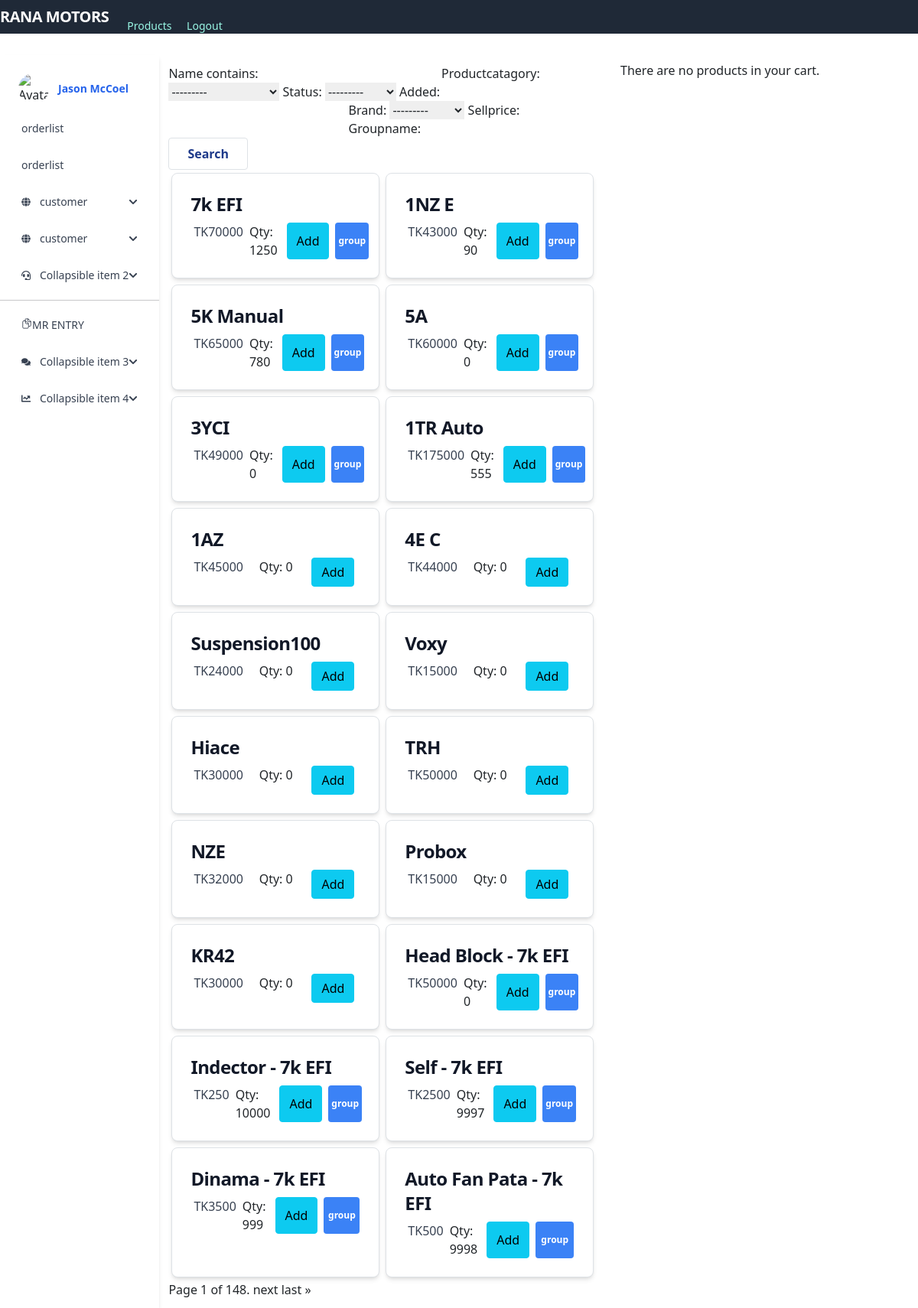
Screenshot of / (signed in) with the database file from the repository.
### core/models.py (models this page shows, shortened)
class Product(models.Model):
    CATEGORY = (
			('uttara', 'uttara'),
			('badda', 'badda'),
			)
    PRODUCT = (
			('exchange', 'exchange'),
			('public', 'public'),
			)
    name = models.TextField(max_length=200,null=True)
    productcatagory= models.CharField(max_length=200,null=True)
    status=models.CharField(max_length=10,choices=PRODUCT,default='public',null=True)
    added = models.DateTimeField(auto_now_add=True,null=True)
    brand= models.CharField(max_length=200,null=True)
    price = models.DecimalField(
        decimal_places=0,
        max_digits=10,
        validators=[MinValueValidator(0)],
        null=True
    )
    sellprice = models.PositiveIntegerField(default=0,null=True)
    groupname= models.CharField(max_length=200,null=True)
    quantity = models.PositiveIntegerField(default=0,null=True)

### core/views.py (the view, shortened to what this page needs)
# urls.py: path('', views.cart, name='cart'),
@login_required
def cart(request):
    form = useritem(request.POST or None, request.FILES or None)
    shopcart =UserItem.objects.filter(user=request.user)
    user_products = UserItem.objects.filter(user=request.user)
    total=0
    for gs in user_products:
        total+=gs.price1 * gs.quantity
    outstock=1
    for rs in shopcart:
        product = Product.objects.get(id=rs.product_id)
        if product.quantity < rs.quantity and rs.credit =='noncredit':
                    outstock=0
    products = Product.objects.all()
    myFilter = OrderFilter(request.GET, queryset=products)
    products = myFilter.qs
    paginator = Paginator(products, 20) # Show 25 contacts per page.
    page_number = request.GET.get('page')
    pro = paginator.get_page(page_number)
    context = {'products': products,'myFilter':myFilter,'form':form,'user_products':user_products,'pro':pro,'total':total}
    return render(request, 'core/cart.html', context)

### core/form.py
class useritem(forms.ModelForm):
    class Meta:
        model = Order
        fields = ['customer','left','name','address','paid',"discount","Phone"]
        widgets = {
            'name': forms.TextInput(attrs={'placeholder': 'Name'}),
        }

### core/templates/core/cart.html (shortened to what this page needs)
{% extends 'core/base.html' %}
{% block content %}
{% load static %}
{%load crispy_forms_tags %}
<div class="flex  ">
    <div class="h-ful shadow-md bg-white  " id="sidenavSecExample">
        <div class="pt-4 pb-2 px-6">
            <a href="#!">
                <div class="flex items-center">
                    <div class="shrink-0">
                        <img src="https://mdbcdn.b-cdn.net/img/new/avatars/8.webp" class="rounded-full w-10"
                            alt="Avatar">
                    </div>
                    <div class="grow ml-3">
                        <p class="text-sm font-semibold text-blue-600">Jason McCoel</p>
                    </div>
                </div>
            </a>
        </div>
        <ul class="relative px-1">
            <li class="relative">
                <a class="flex items-center text-sm py-4 px-6 h-12 overflow-hidden text-gray-700 text-ellipsis whitespace-nowrap rounded hover:text-blue-600 hover:bg-blue-50 transition duration-300 ease-in-out"
                    href="admin/core/customer/" data-mdb-ripple="true" data-mdb-ripple-color="primary">
                    <span>orderlist</span>
                </a>
            </li>
            <li class="relative">
                <a class="flex items-center text-sm py-4 px-6 h-12 overflow-hidden text-gray-700 text-ellipsis whitespace-nowrap rounded hover:text-blue-600 hover:bg-blue-50 transition duration-300 ease-in-out"
                    href="/soldlist" data-mdb-ripple="true" data-mdb-ripple-color="primary">
                    <span>orderlist</span>
                </a>
            </li>
            <li class="relative" id="sidenavSecEx2">
                <a class="flex items-center text-sm py-4 px-6 h-12 overflow-hidden text-gray-700 text-ellipsis whitespace-nowrap rounded hover:text-blue-600 hover:bg-blue-50 transition duration-300 ease-in-out cursor-pointer"
                    data-mdb-ripple="true" data-mdb-ripple-color="primary" data-bs-toggle="collapse"
                    data-bs-target="#collapseSidenavSecEx2" aria-expanded="false" aria-controls="collapseSidenavSecEx2">
                    <span>customer</span>
                </a>
            </li>
            <li class="relative" id="sidenavSecEx2">
                <a class="flex items-center text-sm py-4 px-6 h-12 overflow-hidden text-gray-700 text-ellipsis whitespace-nowrap rounded hover:text-blue-600 hover:bg-blue-50 transition duration-300 ease-in-out cursor-pointer"
                    data-mdb-ripple="true" data-mdb-ripple-color="primary" data-bs-toggle="collapse"
                    data-bs-target="#collapseSidenavSecEx2" aria-expanded="false" aria-controls="collapseSidenavSecEx2">
                    <span>customer</span>
                </a>
            </li>
            <li class="relative" id="sidenavSecEx3">
                <a class="flex items-center text-sm py-4 px-6 h-12 overflow-hidden text-gray-700 text-ellipsis whitespace-nowrap rounded hover:text-blue-600 hover:bg-blue-50 transition duration-300 ease-in-out cursor-pointer"
                    data-mdb-ripple="true" data-mdb-ripple-color="primary" data-bs-toggle="collapse"
                    data-bs-target="#collapseSidenavSecEx3" aria-expanded="false" aria-controls="collapseSidenavSecEx3">
                    <span>Collapsible item 2</span>
                </a>
            </li>
        </ul>
        <hr class="my-2">
        <ul class="relative px-1">
            <li class="relative">
                <a class="flex items-center text-sm py-4 px-6 h-12 overflow-hidden text-gray-700 text-ellipsis whitespace-nowrap rounded hover:text-blue-600 hover:bg-blue-50 transition duration-300 ease-in-out"
                    href="/mr" data-mdb-ripple="true" data-mdb-ripple-color="primary">
                    <span class="icon">
                        <ion-icon name="documents-outline"></ion-icon>
                    </span>
                    <span>MR ENTRY</span>
                </a>
            </li>
            <li class="relative" id="sidenavXxEx2">
                <a class="flex items-center text-sm py-4 px-6 h-12 overflow-hidden text-gray-700 text-ellipsis whitespace-nowrap rounded hover:text-blue-600 hover:bg-blue-50 transition duration-300 ease-in-out cursor-pointer"
                    data-mdb-ripple="true" data-mdb-ripple-color="primary" data-bs-toggle="collapse"
                    data-bs-target="#collapseSidenavXxEx2" aria-expanded="false" aria-controls="collapseSidenavXxEx2">
                    <span>Collapsible item 3</span>
                </a>
            </li>
            <li class="relative" id="sidenavXxEx3">
                <a class="flex items-center text-sm py-4 px-6 h-12 overflow-hidden text-gray-700 text-ellipsis whitespace-nowrap rounded hover:text-blue-600 hover:bg-blue-50 transition duration-300 ease-in-out cursor-pointer"
                    data-mdb-ripple="true" data-mdb-ripple-color="primary" data-bs-toggle="collapse"
                    data-bs-target="#collapseSidenavXxEx3" aria-expanded="false" aria-controls="collapseSidenavXxEx3">
                    <span>Collapsible item 4</span>
                </a>
            </li>
        </ul>
    </div>
    <div class="basis-3/4">
        <div class="grid grid-cols-3 gap-2 m-2 ">
            <div class="col-span-2 m-1">
                <form method="get">
                    {{myFilter.form}}
                    <button class="bg-transparent hover:bg-gray-800 text-blue-900 font-semibold hover:text-gray-900 py-2 px-4 border border-blue-500 hover:border-transparent rounded">Search</button>
                </form>
                <div class="flex flex-wrap " >
                    {% for product in pro %}
    <a href="#"
        class="w-[47%] p-4 max-w-sm bg-white rounded-lg border border-gray-200 shadow-md hover:bg-gray-100 dark:bg-gray-800 dark:border-gray-700 dark:hover:bg-gray-700 m-1">
        <h5 class="mb-2 text-2xl font-bold tracking-tight text-gray-900 dark:text-white">
            {{ product.name}}
        </h5>
        <div class="flex justify-between">
            <p class="font-normal text-gray-700 dark:text-gray-400 px-1">
                TK{{ product.price }}
            </p>
            <p class="font-normal   text-red mx-1">
                Qty: {{ product.quantity }}
            </p>
            <button
                class="save btn btn-info mx-2"
                onclick="window.location.href = '{{product.id}}/update'">
                Add
            </button>
            {% if product.groupname == None%}
            {% else %}
            <button class="bg-blue-500 hover:bg-blue-700 text-white text-xs font-bold py-1 px-1 rounded w-40  mr-px"
            onclick="window.location.href = '/{{product.id}}/group'">
            group
            </button>
            {% endif %}
        </div>
    </a>
    {% endfor %}
                </div>
                <div class="pagination">
                    <span class="step-links">
                        <span class="current">
                            Page {{ pro.number }} of {{ pro.paginator.num_pages }}.
                        </span>
                        {% if pro.has_next %}
                            <a href="?page={{ pro.next_page_number }}">next</a>
                            <a href="?page={{ pro.paginator.num_pages }}">last &raquo;</a>
                        {% endif %}
                    </span>
                </div>
            </div>
            <div>
                {% if user_products %}
                    {% load crispy_forms_tags %}
                {% else %}
                There are no products in your cart.
                {% endif %}
            </div>
        </div>
    </div>
</div>
{% endblock %}

### core/templates/core/base.html (shortened to what this page needs)
<!DOCTYPE html>
<html lang="en">
<head>
    <link href="https://cdn.jsdelivr.net/npm/bootstrap@5.0.2/dist/css/bootstrap.min.css" rel="stylesheet">
    <link rel="stylesheet" href="https://cdnjs.cloudflare.com/ajax/libs/font-awesome/6.0.0/css/all.min.css" />
<link rel="stylesheet" href="https://cdn.jsdelivr.net/npm/tw-elements/dist/css/index.min.css" />
<script src="https://cdn.tailwindcss.com"></script>
</head>
<body>
    <nav class="flex items-center justify-between flex-wrap bg-gray-800 ">
        <div class="flex items-center flex-shrink-0 text-white mr-6">
          <span class="font-semibold text-xl tracking-tight">RANA MOTORS</span>
        </div>
        <div class="w-full block flex-grow lg:flex lg:items-center lg:w-auto">
          <div class="text-sm lg:flex-grow">
            <a href="#responsive-header" class="block mt-4 lg:inline-block lg:mt-0 text-teal-200 hover:text-white mr-4">
              Products
            </a>
            {% if user.is_authenticated %}
                <a href="{% url 'logout' %}" class="block mt-4 lg:inline-block lg:mt-0 text-teal-200 hover:text-white mr-4">
                    Logout
                </a>
            {% else %}
                <a href="{% url 'login' %}" class="block mt-4 lg:inline-block lg:mt-0 text-teal-200 hover:text-white mr-4">
                    Login
                </a>
            {% endif %}
          </div>
        </div>
      </nav>
    <div class="mt-7">
        {% block content %}
        {% endblock %}
    </div>
</body>
</html>

### rows the page displays
Product: name "7k EFI", price "70000", quantity "1250"
Product: name "1NZ E", price "43000", quantity "90"
Product: name "5K Manual", price "65000", quantity "780"
Product: name "5A", price "60000", quantity "0"
Product: name "3YCI", price "49000", quantity "0"
Product: name "1TR Auto", price "175000", quantity "555"
Product: name "1AZ", price "45000", quantity "0"
Product: name "4E C", price "44000", quantity "0"
Product: name "Suspension100", price "24000", quantity "0"
Product: name "Voxy", price "15000", quantity "0"
Product: name "Hiace", price "30000", quantity "0"
Product: name "TRH", price "50000", quantity "0"
Product: name "NZE", price "32000", quantity "0"
Product: name "Probox", price "15000", quantity "0"
Product: name "KR42", price "30000", quantity "0"
Product: name "Head Block - 7k EFI", price "50000", quantity "0"
Product: name "Indector - 7k EFI", price "250", quantity "10000"
Product: name "Self - 7k EFI", price "2500", quantity "9997"
Product: name "Dinama - 7k EFI", price "3500", quantity "999"
Product: name "Auto Fan Pata - 7k EFI", price "500", quantity "9998"

### other values shown
{{ pro.number }} "1"
{{ pro.paginator.num_pages }} "148"
